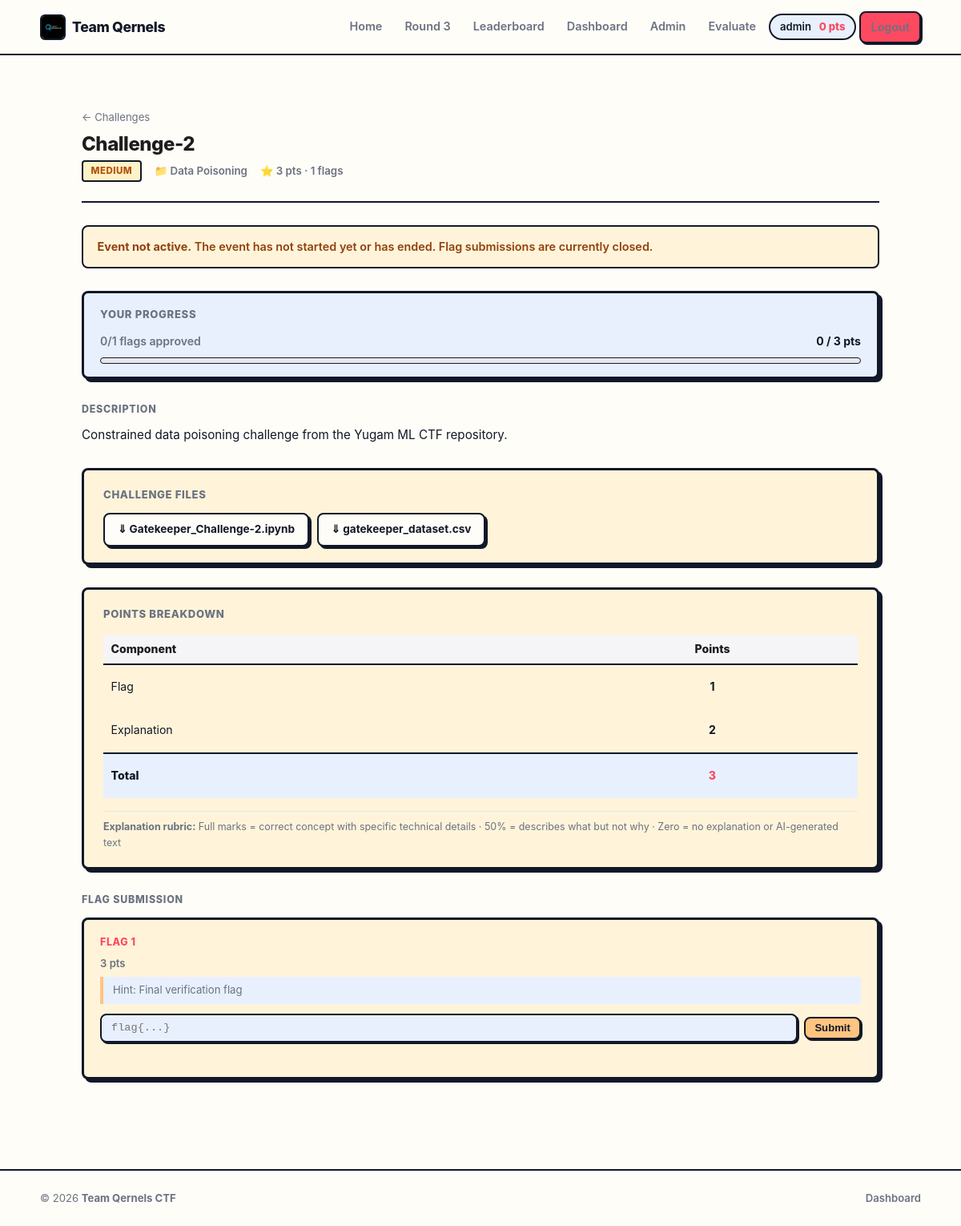
Page /challenges/2 (signed in) on the committed database.
### models.py (models this page shows, shortened)
class User(Base):
    __tablename__ = "users"
    id = Column(Integer, primary_key=True)
    username = Column(String(255), unique=True, nullable=False, index=True)
    email = Column(String(255), unique=True, nullable=False, index=True)
    password_hash = Column(String(255), nullable=False)
    created_at = Column(DateTime, default=datetime.utcnow)
    last_login = Column(DateTime)
    total_points = Column(Integer, default=0)
    is_admin = Column(Boolean, default=False)
    is_evaluator = Column(Boolean, default=False)
    is_approved = Column(Boolean, default=False)
    is_leaderboard_public = Column(Boolean, default=False)
    event_active = Column(Boolean, default=False)
    assigned_evaluator_id = Column(Integer, ForeignKey("users.id"), nullable=True)
    assigned_evaluator_rel = relationship(
        "User",
        foreign_keys=[assigned_evaluator_id],
        remote_side="User.id",
        backref="assigned_participants",
    )
    is_authenticated = True
    submissions = relationship(
        "Submission", backref="user", lazy=True,
        cascade="all, delete-orphan", foreign_keys="Submission.user_id",
    )
    scores = relationship(
        "Score", foreign_keys="Score.user_id", backref="user",
        lazy=True, cascade="all, delete-orphan",
    )
    approved_scores = relationship(
        "Score", foreign_keys="Score.approved_by",
        backref="approved_by_user", lazy=True,
    )

class Challenge(Base):
    __tablename__ = "challenges"
    id = Column(Integer, primary_key=True)
    title = Column(String(255), nullable=False)
    description = Column(Text, nullable=False)
    category = Column(String(100))
    difficulty = Column(String(50))
    total_points = Column(Integer, default=100)
    source_file_path = Column(String(255))
    order_position = Column(Integer, default=0)
    is_revealed = Column(Boolean, default=False)
    created_at = Column(DateTime, default=datetime.utcnow)
    flags = relationship("Flag", backref="challenge", lazy=True, cascade="all, delete-orphan")
    submissions = relationship("Submission", backref="challenge", lazy=True, cascade="all, delete-orphan")
    scores = relationship("Score", backref="challenge", lazy=True, cascade="all, delete-orphan")

class Flag(Base):
    __tablename__ = "flags"
    id = Column(Integer, primary_key=True)
    challenge_id = Column(Integer, ForeignKey("challenges.id"), nullable=False)
    flag_content = Column(String(255), nullable=False)
    flag_order = Column(Integer)
    points_value = Column(Integer, default=25)
    description = Column(Text)
    created_at = Column(DateTime, default=datetime.utcnow)
    submissions = relationship("Submission", backref="flag", lazy=True)

### routes/challenges.py (the view)
@router.get("/challenges/{challenge_id}", name="challenges.view_challenge")
@router.get("/challenge/{challenge_id}", name="challenges.view_challenge_alt")
def view_challenge(request: Request, challenge_id: int):
    db = request.state.db
    user = request.state.user
    ch = db.query(Challenge).get(challenge_id)
    if not ch:
        return RedirectResponse(url="/challenges", status_code=303)
    if not ch.is_revealed and not _is_staff(request):
        return RedirectResponse(url="/challenges", status_code=303)
    progress = {}
    user_flags = {}  # flag_id -> flag_value for this user
    if user.is_authenticated:
        progress = ch.get_user_progress(db, user.id)
        ufs = db.query(UserFlag).filter_by(user_id=user.id, challenge_id=ch.id).all()
        user_flags = {uf.flag_id: uf.flag_value for uf in ufs}
    resources = get_resources_by_order().get(ch.order_position, [])
    return render("challenge.html", request, challenge=ch, progress=progress, resources=resources, event_active=_get_event_active(db), user_flags=user_flags)

### templates/challenge.html (shortened to what this page needs)
{% extends "base.html" %}
{% block content %}
<div class="ch-header">
    <div class="ch-header-left">
        <div style="margin-bottom:0.5rem;">
            <a href="{{ url_for('challenges.list_challenges') }}" style="color:var(--text-muted); font-size:0.82rem; text-decoration:none;">&larr; Challenges</a>
        </div>
        <h1>{{ challenge.title }}</h1>
        <div class="ch-header-meta">
            <span class="badge badge-{{ challenge.difficulty.lower() }}">{{ challenge.difficulty }}</span>
            <span>&#128193; {{ challenge.category }}</span>
            <span>&#11088; {{ challenge.total_points }} pts &middot; {{ challenge.flags|length }} flags</span>
        </div>
    </div>
</div>
{% if not event_active %}
<div class="alert alert-warning" style="margin-bottom:1.75rem;">
    <strong>Event not active.</strong> The event has not started yet or has ended. Flag submissions are currently closed.
</div>
{% endif %}
{% if current_user.is_authenticated %}
<div class="progress-section">
    <div class="progress-section-inner">
    <h3>Your Progress</h3>
    <div class="progress-row">
        <span>{{ progress.completed_flags }}/{{ progress.total_flags }} flags approved
        </span>
        <strong>{{ progress.points_earned }} / {{ progress.total_possible }} pts</strong>
    </div>
    {% set pct = (progress.completed_flags / progress.total_flags * 100)|int if progress.total_flags > 0 else 0 %}
    <div class="progress-bar-bg">
    </div>
    </div>
</div>
{% else %}
<div class="alert alert-info" style="margin-bottom:1.75rem;">
    <strong>Tip:</strong> <a href="{{ url_for('auth.login') }}" style="color:var(--blue); font-weight:700;">Log in</a> to submit flags and earn points.
</div>
{% endif %}
<div class="desc-section">
    <div class="section-label">Description</div>
    <p class="desc-text">{{ challenge.description }}</p>
</div>
{% if resources %}
{% if current_user.is_authenticated and current_user.is_approved %}
<div class="download-section">
    <div class="download-section-inner">
        <h3>Challenge Files</h3>
        <div class="download-links">
            {% for resource in resources %}
            <a href="{{ url_for('api.download_challenge_resource', challenge_id=challenge.id, filename=resource.local_name) }}" class="download-btn">
                &#8659; {{ resource.display_name }}
            </a>
            {% endfor %}
        </div>
    </div>
</div>
{% elif current_user.is_authenticated and not current_user.is_approved %}
<div class="alert alert-warning" style="margin-bottom:1.75rem;">
    <strong>Downloads locked:</strong> Your account is pending admin approval. Files will be available once approved.
</div>
{% else %}
<div class="alert alert-info" style="margin-bottom:1.75rem;">
    <strong>Downloads locked:</strong> <a href="{{ url_for('auth.login') }}" style="color:var(--blue); font-weight:700;">Log in</a> to access challenge files.
</div>
{% endif %}
{% endif %}
<div class="download-section" style="margin-bottom:1.75rem;">
    <div class="download-section-inner">
        <h3>Points Breakdown</h3>
        <table style="width:100%; border-collapse:collapse; font-size:0.88rem;">
            <thead>
                <tr style="border-bottom:2px solid var(--border-dark);">
                    <th style="text-align:left; padding:0.4rem 0.6rem; font-weight:800;">Component</th>
                    <th style="text-align:center; padding:0.4rem 0.6rem; font-weight:800;">Points</th>
                </tr>
            </thead>
            <tbody>
                {% if challenge.id == 1 %}
                <tr><td style="padding:0.4rem 0.6rem;">Flag</td><td style="text-align:center; font-weight:700;">1</td></tr>
                <tr><td style="padding:0.4rem 0.6rem;">Explanation</td><td style="text-align:center; font-weight:700;">1</td></tr>
                <tr style="border-top:2px solid var(--border-dark); background:var(--bg-input);"><td style="padding:0.4rem 0.6rem; font-weight:800;">Total</td><td style="text-align:center; font-weight:800; color:var(--red);">2</td></tr>
                {% elif challenge.id == 2 %}
                <tr><td style="padding:0.4rem 0.6rem;">Flag</td><td style="text-align:center; font-weight:700;">1</td></tr>
                <tr><td style="padding:0.4rem 0.6rem;">Explanation</td><td style="text-align:center; font-weight:700;">2</td></tr>
                <tr style="border-top:2px solid var(--border-dark); background:var(--bg-input);"><td style="padding:0.4rem 0.6rem; font-weight:800;">Total</td><td style="text-align:center; font-weight:800; color:var(--red);">3</td></tr>
                {% endif %}
            </tbody>
        </table>
        <p style="margin-top:0.75rem; font-size:0.78rem; color:var(--text-muted); border-top:1px solid #e5e7eb; padding-top:0.6rem;">
            <strong>Explanation rubric:</strong> Full marks = correct concept with specific technical details &middot; 50% = describes what but not why &middot; Zero = no explanation or AI-generated text
        </p>
    </div>
</div>
<div class="section-label">Flag Submission</div>
<div class="flags-grid">
    {% for flag in challenge.flags %}
    <div class="flag-card">
        <div class="flag-card-inner">
        <div class="flag-card-title">Flag {{ flag.flag_order }}</div>
        <div class="flag-card-pts">{{ flag.points_value }} pts</div>
        {% if flag.description %}
        <div class="flag-hint">Hint: {{ flag.description }}</div>
        {% endif %}
        {% if current_user.is_authenticated %}
        {% set my_flag = user_flags.get(flag.id) %}
        <div class="flag-input-row">
            <input type="text"
                   placeholder="flag{...}"
                   data-flag-id="{{ flag.flag_order }}"
                   data-challenge-id="{{ challenge.id }}">
            <button class="btn btn-primary btn-sm flag-submit-btn"
                    data-flag-id="{{ flag.flag_order }}"
                    data-challenge-id="{{ challenge.id }}">Submit</button>
        </div>
        <div id="status-{{ flag.flag_order }}" class="flag-status"></div>
        {% else %}
        <p style="font-size:0.83rem; color:var(--text-muted);"><a href="{{ url_for('auth.login') }}">Login</a> to submit</p>
        {% endif %}
        </div>
    </div>
    {% endfor %}
</div>
{% endblock %}

### templates/base.html (shortened to what this page needs)
<!DOCTYPE html>
<html lang="en">
<head>
    <link rel="stylesheet" href="{{ url_for('static', filename='styles.css') }}">
</head>
<body>
    <header>
        <nav>
            <a href="{{ url_for('index') }}" class="logo">
                <img src="{{ url_for('static', filename='team_qernels_logo.jpeg') }}" alt="Team Qernels">
                <span>Team Qernels</span>
            </a>
            <ul class="nav-links">
                <li><a href="{{ url_for('index') }}">Home</a></li>
                {% if current_user.is_authenticated %}
                    {% if current_user.is_admin or (site_config and site_config.active_round == 3) %}
                    <li><a href="{{ url_for('challenges.list_challenges') }}">Round 3</a></li>
                    <li><a href="{{ url_for('challenges.leaderboard') }}">Leaderboard</a></li>
                    {% endif %}
                    <li><a href="{{ url_for('challenges.dashboard') }}">Dashboard</a></li>
                    {% if current_user.is_admin %}
                        <li><a href="{{ url_for('admin.dashboard') }}">Admin</a></li>
                    {% endif %}
                    {% if current_user.is_evaluator or current_user.is_admin %}
                        <li><a href="{{ url_for('evaluator.dashboard') }}">Evaluate</a></li>
                    {% endif %}
                    <li>
                        <span class="nav-user-chip">
                            {{ current_user.username }}&nbsp;<span class="nav-pts">{{ current_user.total_points }} pts</span>
                        </span>
                    </li>
                    <li><a href="{{ url_for('auth.logout') }}" class="btn btn-danger btn-sm">Logout</a></li>
                {% else %}
                    <li><a href="{{ url_for('auth.login') }}">Login</a></li>
                    <li><a href="{{ url_for('auth.register') }}" class="nav-pill btn">Register</a></li>
                {% endif %}
            </ul>
        </nav>
    </header>
    <div class="container">
        <div class="content">
            {% block content %}{% endblock %}
        </div>
    </div>
    <footer>
        <div class="footer-inner">
            <span>&copy; 2026 <strong>Team Qernels CTF</strong></span>
            <div class="footer-links">
                {% if current_user.is_authenticated %}
                <a href="{{ url_for('challenges.dashboard') }}">Dashboard</a>
                {% endif %}
            </div>
        </div>
    </footer>
</body>
</html>

### static/styles.css (style rules this page uses)
* { margin: 0; padding: 0; box-sizing: border-box; }
:root { --primary: #0071e3; --text-dark: #1d1d1d; --text-secondary: #424245; --text-light: #86868b; --border: #e5e5e7; --bg-light: #f5f5f7; --bg-white: #ffffff; --success: #34c759; --danger: #ff3b30; --warning: #ff9500; }
body { font-family: -apple-system, BlinkMacSystemFont, 'Segoe UI', 'Helvetica Neue', sans-serif; background: var(--bg-white); color: var(--text-dark); line-height: 1.6; font-size: 16px; }
h1 { font-size: 3rem; font-weight: 700; letter-spacing: -0.02em; line-height: 1.1; color: var(--text-dark); }
h3 { font-size: 1.5rem; font-weight: 600; color: var(--text-dark); }
p { color: var(--text-secondary); font-size: 1.1rem; line-height: 1.6; }
a { color: var(--primary); text-decoration: none; transition: color 0.2s ease; }
header { background: var(--bg-white); border-bottom: 1px solid var(--border); padding: 0.75rem 2rem; position: sticky; top: 0; z-index: 1000; backdrop-filter: blur(20px); -webkit-backdrop-filter: blur(20px); background-color: rgba(255, 255, 255, 0.8); }
nav { max-width: 1200px; margin: 0 auto; display: flex; justify-content: space-between; align-items: center; height: 48px; }
.logo { display: flex; align-items: center; gap: 0.5rem; font-size: 1rem; font-weight: 600; color: var(--text-dark); text-decoration: none; }
.nav-links { display: flex; list-style: none; gap: 2rem; align-items: center; }
.nav-links a { color: var(--text-secondary); text-decoration: none; font-weight: 500; font-size: 0.95rem; transition: color 0.2s; }
.container { max-width: 1200px; margin: 0 auto; padding: 4rem 2rem; }
.content { padding: 2rem 0; }
.btn { display: inline-block; padding: 0.75rem 2rem; border-radius: 0.5rem; font-weight: 500; text-decoration: none; cursor: pointer; transition: all 0.2s ease; border: none; font-size: 1rem; }
.btn-primary { background: var(--primary); color: white; padding: 1rem 2rem; font-size: 1.05rem; }
.btn-danger { background: var(--danger); color: white; }
footer { background: var(--bg-light); border-top: 1px solid var(--border); padding: 2rem; margin-top: 4rem; color: var(--text-light); font-size: 0.85rem; text-align: center; }
.container { max-width: 1200px; margin: 2rem auto; padding: 0 1rem; }
.content { background: var(--white); border-radius: 8px; padding: 2rem; border: 1px solid var(--border-light); }
.btn { display: inline-block; padding: 0.75rem 1.5rem; border-radius: 6px; text-decoration: none; cursor: pointer; border: none; font-weight: 500; transition: all 0.3s ease; font-size: 0.95rem; text-align: center; }
.btn-primary { background: var(--primary); color: var(--white); }
.btn-danger { background: var(--danger); color: var(--white); }
table { width: 100%; border-collapse: collapse; margin: 1rem 0; }
th { background: var(--bg-light); padding: 1rem; text-align: left; font-weight: 600; color: var(--text-dark); border-bottom: 2px solid var(--border-light); }
td { padding: 1rem; border-bottom: 1px solid var(--border-light); }
.alert { padding: 1rem; margin-bottom: 1rem; border-radius: 6px; border-left: 4px solid; }
footer { background: var(--text-dark); color: var(--white); padding: 2rem; text-align: center; margin-top: 4rem; border-top: 1px solid var(--border-light); }

### rows in the picture
User: username "admin", total_points "0", is_approved True (drawn)
Challenge: title "Challenge-2", difficulty "MEDIUM", category "Data Poisoning", total_points "3", description "Constrained data poisoning challenge from the Yugam ML CTF repository."
Flag: flag_order "1", points_value "3", description "Final verification flag"

### other values in the picture
{{ challenge.flags|length }} "1"
{{ progress.completed_flags }} "0"
{{ progress.total_flags }} "1"
{{ progress.points_earned }} "0"
{{ progress.total_possible }} "3"
{{ resource.display_name }} "Gatekeeper_Challenge-2.ipynb" "gatekeeper_dataset.csv"
